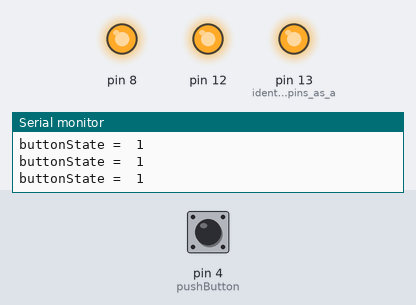
A sketch run on a simulated Arduino Uno, built with avr-gcc and run on an emulated ATmega328P. On the bench: output pins drawn as LEDs (lit = HIGH), the last lines printed to the serial monitor. The inputs (shaded band) are chosen by the test bench; at power-on: pin 4 (pushButton) HIGH.

Above: at 1.2 s.
1.3 s: pin 4 (pushButton) pulled LOW for 0.15 s
At 1.4 s:
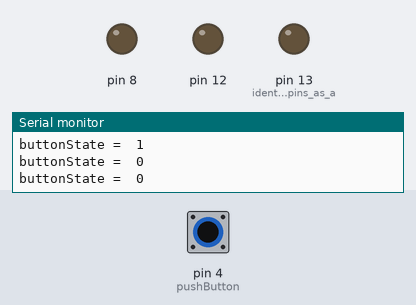
2.9 s: pin 4 (pushButton) pulled LOW for 3.2 s
At 6.4 s:
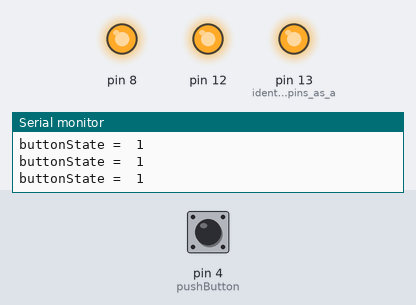
Timing chart, 0 to 7.9 s (numbered marks = the images above; inputs shaded):
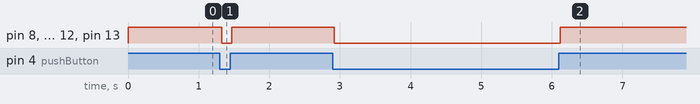

Measured:
- after the input at 1.3 s, pin 8, pin 12, pin 13 (identifying_the_pins_as_a): HIGH → LOW at once, → HIGH 0.14 s later
- after the input at 2.9 s, pin 8, pin 12, pin 13 (identifying_the_pins_as_a): HIGH → LOW at once, → HIGH 3.2 s later

The sketch:

Lab_Report_2_Push_Button_Controlled_RGB.ino
```cpp
/* Push Button Controlled RGB
The goal of this program is that when we press the PB, the RGB will be off and when we don't
pressed the PB, the RGB will be on.
The main theme of this program is digital input controlling digital output, because a PB is
used to activate and deactivate an RGB*/
int pushButton = 4; //identify the pin that has the PB, by naming it
// the setup routine runs once when you press reset:
void setup() {
  Serial.begin(9600); // initializing serial communication
  pinMode(13, OUTPUT); //identifying the pins as an output or input_pullup depending on the component attached to it
  pinMode(12, OUTPUT);
  pinMode(8, OUTPUT);
  pinMode(4, INPUT_PULLUP);
}
// the loop routine runs over and over again forever:
void loop() {
  int buttonState = digitalRead(pushButton); //reads the input_pullup pin to identify its status
  // print out the state of the button:
  Serial.print("buttonState ="); //prints out whatever is in quotations on the serial monitor
  Serial.print("\t") ; //creates a gap between "buttonState =" and the values
  Serial.println(buttonState); //prints out the buttonState value (1 or 0) on the serial monitor
  digitalWrite(13,buttonState); //Will turn the RGB on if the buttonState is 1, or else RGB will be off
  digitalWrite(12,buttonState);
  digitalWrite(8,buttonState);
  delay(1);  // delay in between reads for stability
}
```
